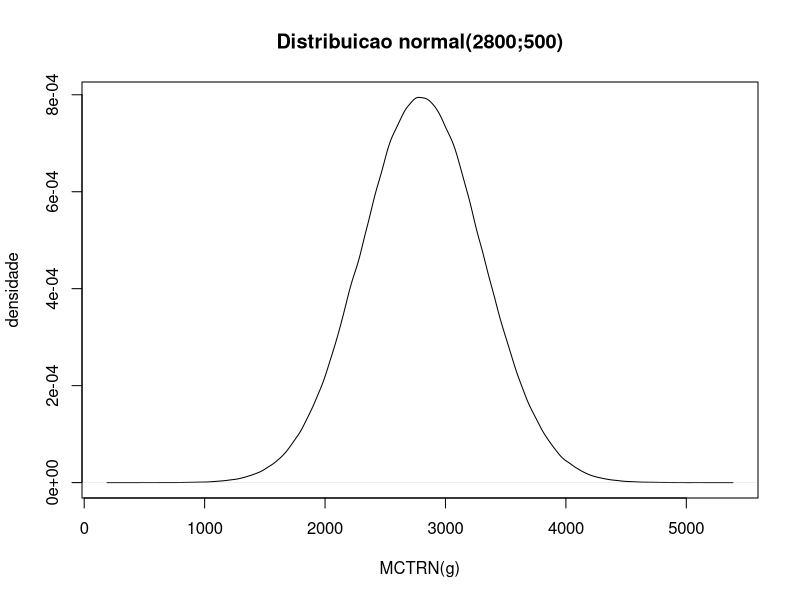

Write the R code that produced this figure.
sink("exemplo04_normal.txt")
m <- 2800
dp <- 500
cat("X ~ Normal(",m,";",dp,")\n\n", sep="")
cat("P(X < ",m-3*dp,") = ",
    round(pnorm(q=m-3*dp,mean=m,sd=dp),4),"\n", sep="")
cat("P(X < ",m-2*dp,") = ",
    round(pnorm(q=m-2*dp,mean=m,sd=dp),4),"\n", sep="")
cat("P(X < ",m-dp,") = ",
    round(pnorm(q=m-dp,mean=m,sd=dp),4),"\n", sep="")
cat("P(X < ",m,") = ",
    round(pnorm(q=m,mean=m,sd=dp),4),"\n", sep="")
cat("P(X < ",m+dp,") = ",
    round(pnorm(q=m+dp,mean=m,sd=dp),4),"\n", sep="")
cat("P(X < ",m+2*dp,") = ",
    round(pnorm(q=m+2*dp,mean=m,sd=dp),4),"\n", sep="")
cat("P(X < ",m+3*dp,") = ",
    round(pnorm(q=m+3*dp,mean=m,sd=dp),4),"\n", sep="")
cat("\nP(",m-dp," < X < ",m+dp,") = ",
    pnorm(q=m+dp,mean=m,sd=dp)-pnorm(q=m-dp,mean=m,sd=dp),"\n", sep="")
cat("P(",m-2*dp," < X < ",m+2*dp,") = ",
    pnorm(q=m+2*dp,mean=m,sd=dp)-pnorm(q=m-2*dp,mean=m,sd=dp),"\n", sep="")
qnorm(p=0.975,mean=0,sd=1)
cat("P(",m-1.96*dp," < X < ",m+1.96*dp,") = ",
    pnorm(q=m+1.96*dp,mean=m,sd=dp)-pnorm(q=m-1.96*dp,mean=m,sd=dp),"\n", sep="")
cat("P(",m-3*dp," < X < ",m+3*dp,") = ",
    pnorm(q=m+3*dp,mean=m,sd=dp)-pnorm(q=m-3*dp,mean=m,sd=dp),"\n", sep="")
qnorm(p=0.75,mean=0,sd=1)
cat("P(",m-0.675*dp," < X < ",m+0.675*dp,") = ",
    pnorm(q=m+0.675*dp,mean=m,sd=dp)-pnorm(q=m-0.675*dp,mean=m,sd=dp),"\n", sep="")
sink()
png("exemplo04_normal.png")
rn <- rnorm(n=1e6,mean=m,sd=dp)
plot(density(rn),xlab="MCTRN(g)",ylab="densidade",
     main=paste0("Distribuicao normal(",m,";",dp,")"))
dev.off()
